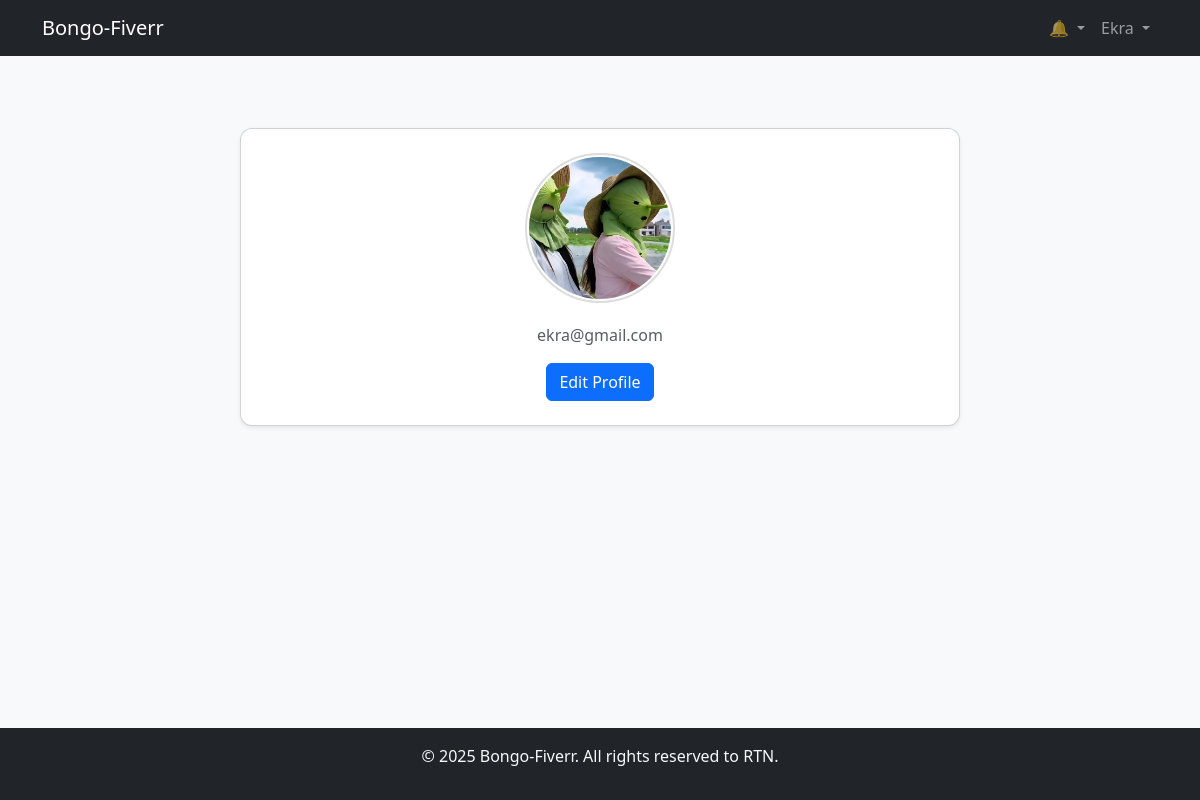
/users/profile/ (signed in), run on the app's committed database.
### users/models.py (models this page shows, shortened)
class User(AbstractUser):
    ROLE_CHOICES = (
        ('buyer', 'Buyer'),
        ('seller', 'Seller'),
    )
    role = models.CharField(max_length=10, choices=ROLE_CHOICES)
    is_verified = models.BooleanField(default=True)  # simplify for demo (enable email later)
    profile_image = models.ImageField(upload_to='profile_pics/', default='default.jpg')
    about_me = models.TextField(blank=True, null=True)

### users/views.py (the view)
# urls.py: path("profile/", views.profile_update, name="profile_update"),
@login_required
def profile_update(request):
    if request.method == "POST":
        form = ProfileUpdateForm(request.POST,request.FILES, instance=request.user)
        if form.is_valid():
            form.save()
            messages.success(request, "Profile updated successfully!")
            return redirect("profile_update")
    else:
        form = ProfileUpdateForm(instance=request.user)
    return render(request, "users/profile.html", {"form": form})

### notifications/context_processors.py (called while the page is built)
def notifications(request):
    if request.user.is_authenticated:
        unread_count = Notification.objects.filter(user=request.user, is_read=False).count()
        latest_notifications = Notification.objects.filter(user=request.user).order_by('-created_at')[:5]
        return {
            'unread_count': unread_count,
            'latest_notifications': latest_notifications
        }
    return {}

### templates/users/profile.html (shortened to what this page needs)
{% extends 'base.html' %}
{% block content %}
<div class="container mt-5">
    <div class="row justify-content-center">
        <div class="col-lg-8">
            <div class="card shadow-sm p-4 mb-4 text-center">
                <div class="d-flex flex-column align-items-center">
                    {% if user.profile_image %}
                    <img id="profilePreview" src="{{ user.profile_image.url }}" alt="Profile Picture"
                        class="profile-img mb-3">
                    {% else %}
                    <img id="profilePreview" src="https://via.placeholder.com/150?text=Profile" alt="Profile Picture"
                        class="profile-img mb-3">
                    {% endif %}
                    <p class="text-muted mb-2">{{ user.email }}</p>
                    <button class="btn btn-primary mt-2" id="editProfileBtn">Edit Profile</button>
                </div>
            </div>
        </div>
    </div>
</div>
{% endblock %}

### templates/components/navbar.html (shortened to what this page needs)
<nav class="navbar navbar-expand-lg navbar-dark bg-dark">
  <div class="container">
    <a class="navbar-brand" href="{% url 'home' %}">Bongo-Fiverr</a>
    <div class="collapse navbar-collapse" id="navbarNavDropdown">
      <ul class="navbar-nav ms-auto">
        {% if user.is_authenticated %}
        <li class="nav-item dropdown">
          <a class="nav-link dropdown-toggle position-relative" href="#" id="notificationsDropdown" role="button"
            data-bs-toggle="dropdown">
            🔔
          </a>
        </li>
        <li class="nav-item dropdown">
          <a class="nav-link dropdown-toggle" href="#" id="profileDropdown" role="button" data-bs-toggle="dropdown">
            {{ user.username }}
          </a>
        </li>
        {% else %}
        <li class="nav-item"><a class="nav-link" href="{% url 'login' %}">Login</a></li>
        <li class="nav-item"><a class="nav-link" href="{% url 'register' %}">Register</a></li>
        {% endif %}
      </ul>
    </div>
  </div>
</nav>

### static/css/style.css (style rules this page uses)
body { background-color: #f8f9fa; }
.card { border-radius: 0.75rem; }

### templates/base.html (style rules this page uses)
html, body { height: 100%; }
body { display: flex; flex-direction: column; }

### templates/users/profile.html (style rules this page uses)
.profile-img { width: 150px; height: 150px; object-fit: cover; border-radius: 50%; border: 2px solid #ddd; padding: 2px; transition: transform 0.3s ease-in-out; }

### data on the page
User: username "Ekra", profile_image (picture), email "ekra@gmail.com"
